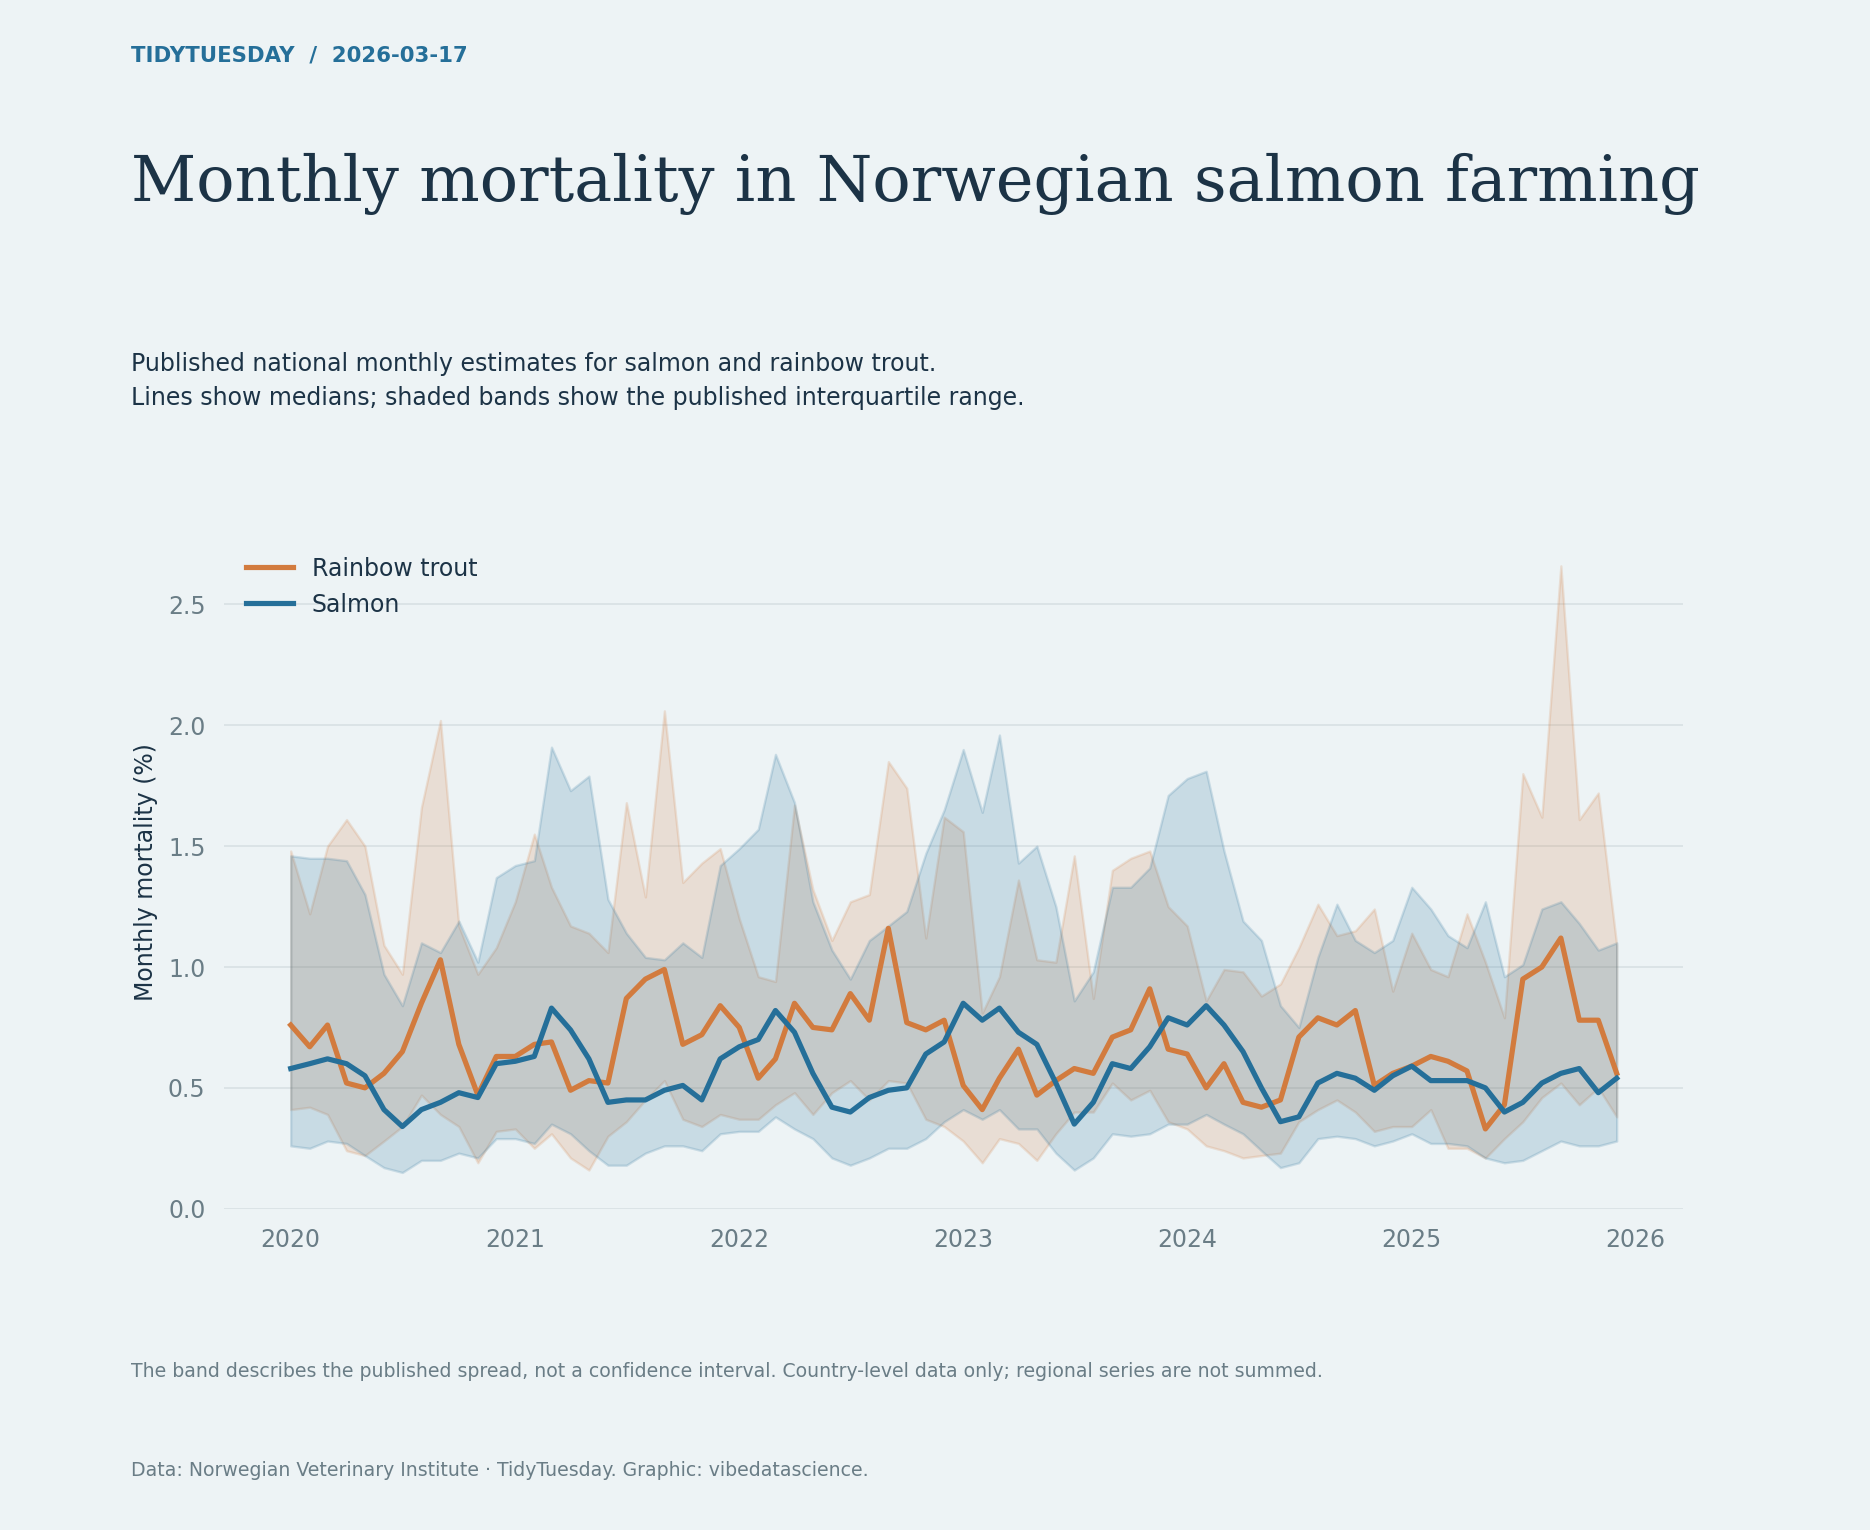

This figure's Python source:
"""TidyTuesday 2026-03-17: Monthly mortality in Norwegian salmon farming. Reproduce the chart from the bundled source data."""
from pathlib import Path
import textwrap
import re
from collections import Counter
import numpy as np
import pandas as pd
import matplotlib
matplotlib.use('Agg')
import matplotlib.pyplot as plt
import matplotlib.dates as mdates
from matplotlib.ticker import FuncFormatter, MaxNLocator
from matplotlib.colors import LinearSegmentedColormap, Normalize
from matplotlib.patches import Patch

HERE = Path(__file__).resolve().parent
PAPER, INK, MUTED, ACCENT, SECOND = ('#edf3f5', '#1c3346', '#6a7d86', '#256f99', '#d27b3e')
plt.rcParams.update({'font.family':'DejaVu Sans', 'font.size':10, 'text.color':INK,
 'axes.labelcolor':INK, 'xtick.color':MUTED, 'ytick.color':MUTED,
 'axes.edgecolor':MUTED, 'savefig.facecolor':PAPER})

def read(name):
    data = pd.read_csv(HERE / 'data' / (name + '.csv.gz'), low_memory=False)
    assert len(data), 'Empty source data'
    return data

def figure(subtitle, height=9):
    fig = plt.figure(figsize=(11,height), facecolor=PAPER)
    fig.text(.07,.96,'TIDYTUESDAY  /  2026-03-17',fontsize=9,color=ACCENT,weight='bold')
    fig.text(.07,.90,textwrap.fill('Monthly mortality in Norwegian salmon farming',48),fontsize=27,fontfamily='DejaVu Serif',va='top',linespacing=1.14)
    fig.text(.07,.77,subtitle,fontsize=10,va='top',linespacing=1.55)
    fig.text(.07,.035,textwrap.fill('Data: Norwegian Veterinary Institute · TidyTuesday. Graphic: vibedatascience.',110),fontsize=8,color=MUTED,linespacing=1.5)
    return fig

def axis(fig, rect=(.24,.18,.69,.49), grid='x'):
    ax=fig.add_axes(rect,facecolor=PAPER)
    for spine in ax.spines.values():spine.set_visible(False)
    ax.tick_params(length=0,pad=8)
    if grid:ax.grid(axis=grid,color=MUTED,alpha=.16,linewidth=.7)
    ax.set_axisbelow(True)
    return ax

def save(fig):
    fig.savefig(HERE / '20260317.png',dpi=170)
    plt.close(fig)
    print('2026-03-17: saved 20260317.png')

df=read('monthly_mortality_data');d=df[(df.geo_group=='country')&(df.region=='Norge')].copy();d['date']=pd.to_datetime(d.date)
assert not d.duplicated(['date','species']).any();assert (d.q1<=d['median']).all() and (d['median']<=d.q3).all()
fig=figure('Published national monthly estimates for salmon and rainbow trout.\nLines show medians; shaded bands show the published interquartile range.',9)
ax=axis(fig,(.12,.21,.78,.44),grid='y')
for (name,g),color in zip(d.groupby('species'),[SECOND,ACCENT]):
 g=g.sort_values('date');ax.fill_between(g.date,g.q1,g.q3,color=color,alpha=.18);ax.plot(g.date,g['median'],color=color,lw=2.2,label='Rainbow trout' if name=='rainbowtrout' else 'Salmon')
ax.set_ylim(bottom=0);ax.set_ylabel('Monthly mortality (%)');ax.xaxis.set_major_locator(mdates.YearLocator());ax.xaxis.set_major_formatter(mdates.DateFormatter('%Y'));ax.legend(frameon=False)
fig.text(.07,.10,'The band describes the published spread, not a confidence interval. Country-level data only; regional series are not summed.',fontsize=8,color=MUTED)
save(fig)
